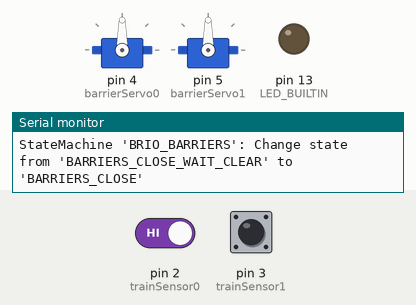
A sketch run on a simulated Arduino Uno, built with avr-gcc and run on an emulated ATmega328P. Parts: 2 × servo, output pins drawn as LEDs (lit = HIGH), the last lines printed to the serial monitor. The test bench sets the inputs (shaded band); at power-on: pin 2 (trainSensor0) HIGH, pin 3 (trainSensor1) HIGH.

Above: at 1.8 s.
1.9 s: pin 2 (trainSensor0) driven LOW
At 3.1 s:
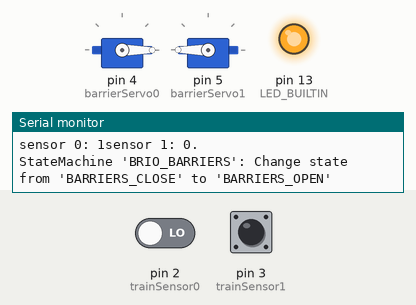
3.4 s: pin 2 (trainSensor0) driven HIGH
4.9 s: pin 3 (trainSensor1) driven LOW
At 6.1 s:
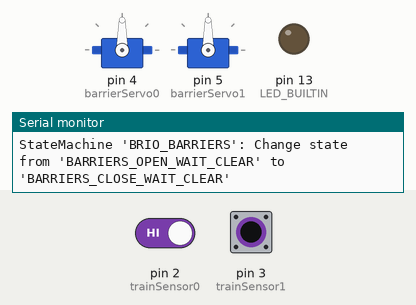
6.4 s: pin 3 (trainSensor1) pulsed HIGH 2 times (0.12 s each, 0.3 s apart)
At 8.3 s:
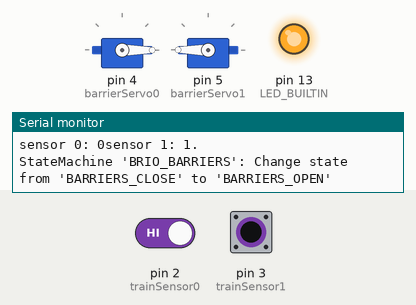
10.0 s: pin 3 (trainSensor1) driven HIGH
Timing chart, 0 to 13.0 s (numbered marks = the images above; inputs shaded):
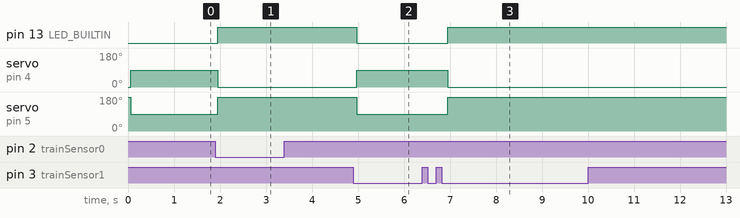

Measured:
- after the input at 1.9 s, pin 13 (LED_BUILTIN): LOW → HIGH after 0.05 s; servo on pin 4 (barrierServo0): 90° → 0° after 0.05 s; servo on pin 5 (barrierServo1): 90° → 180° after 0.05 s
- after the input at 4.9 s, pin 13 (LED_BUILTIN): HIGH → LOW after 0.07 s; servo on pin 4 (barrierServo0): 0° → 90° after 0.07 s; servo on pin 5 (barrierServo1): 180° → 90° after 0.07 s
- after the input at 6.4 s, pin 13 (LED_BUILTIN): LOW → HIGH after 0.56 s; servo on pin 4 (barrierServo0): 90° → 0° after 0.56 s; servo on pin 5 (barrierServo1): 90° → 180° after 0.56 s

The sketch:

brio_barriers.ino
```cpp
#include "DigitalInput.hpp"
#include "SweepingServo.hpp"
#include "OnboardLED.hpp"
#include "StateMachine.hpp"

DigitalInput trainSensor0;
DigitalInput trainSensor1;

SweepingServo barrierServo0;
SweepingServo barrierServo1;

OnboardLED onBoardLED;
StateMachine barriersStateMachine = StateMachine("BRIO_BARRIERS");

void enterBarriersOpen() {
    onBoardLED.onDirectWrite();

    barrierServo0.set_to_min_position();
    barrierServo1.set_to_max_position();
}

void enterBarriersOpenWaitClear() {
    enterBarriersOpen();
}

void enterBarriersClose() {
    onBoardLED.offDirectWrite();

    barrierServo0.set_to_center();
    barrierServo1.set_to_center();
}

void enterBarriersCloseWaitClear() {
    enterBarriersClose();
}

State STATE_BARRIERS_OPEN = State("BARRIERS_OPEN_WAIT_CLEAR", enterBarriersOpen);
State STATE_BARRIERS_OPEN_WAIT_CLEAR = State("BARRIERS_OPEN", enterBarriersOpenWaitClear);
State STATE_BARRIERS_CLOSE = State("BARRIERS_CLOSE", enterBarriersClose);
State STATE_BARRIERS_CLOSE_WAIT_CLEAR = State("BARRIERS_CLOSE_WAIT_CLEAR", enterBarriersCloseWaitClear);

void setup() {
    Serial.begin(9600);

    trainSensor0.attach(2);
    trainSensor0.setInverted(true);
    trainSensor0.setMinumumHoldAfterChangeMillis(500);
    trainSensor1.attach(3);
    trainSensor1.setInverted(true);
    trainSensor1.setMinumumHoldAfterChangeMillis(500);

    barrierServo0.attach(4);
    barrierServo0.trim(0, 90, 180);
    barrierServo0.set_to_min_position();

    barrierServo1.attach(5);
    barrierServo1.trim(0, 90, 180);
    barrierServo1.set_to_max_position();

    onBoardLED.init();

    barriersStateMachine.init(STATE_BARRIERS_OPEN);
}

void readAllInputs() {
    trainSensor0.read();
    trainSensor1.read();

    if (trainSensor0.isValueChanged() || trainSensor1.isValueChanged()) {
        Serial.print("sensor 0: ");
        Serial.print(trainSensor0.isOn());
        Serial.print("sensor 1: ");
        Serial.print(trainSensor1.isOn());
        Serial.println(".");
    }
}

void updateAll() {
    barrierServo0.update();
    barrierServo1.update();
}

void loop() {
    readAllInputs();
    barriersStateMachine.update();


    if (barriersStateMachine.isCurrentState(STATE_BARRIERS_OPEN)) {
        if (trainSensor0.isOn() || trainSensor1.isOn()) {
            barriersStateMachine.transitionTo(STATE_BARRIERS_CLOSE_WAIT_CLEAR);
        }
    } else if (barriersStateMachine.isCurrentState(STATE_BARRIERS_CLOSE_WAIT_CLEAR)) {
        if (trainSensor0.isOff() && trainSensor1.isOff()) {
            barriersStateMachine.transitionTo(STATE_BARRIERS_CLOSE);
        }
    } else if (barriersStateMachine.isCurrentState(STATE_BARRIERS_CLOSE)) {
        if (trainSensor0.isOn() || trainSensor1.isOn()) {
            barriersStateMachine.transitionTo(STATE_BARRIERS_OPEN_WAIT_CLEAR);
        }
    } else if (barriersStateMachine.isCurrentState(STATE_BARRIERS_OPEN_WAIT_CLEAR)) {
        if (trainSensor0.isOff() && trainSensor1.isOff()) {
            barriersStateMachine.transitionTo(STATE_BARRIERS_OPEN);
        }
    } else {
        Serial.println("Unknown state.");
    }

    updateAll();

    delay(10);
}
```

DigitalInput.hpp
```cpp
#pragma once

class DigitalInput {

  private: // members:
    int m_pin_number = -1;
    int m_last_value = false;
    int m_value = false;
    bool m_is_inverted = false;
    unsigned long m_millis_changed = 0;
    unsigned long m_minimum_hold_after_change_millis = 0;


  public: // destructor
    virtual ~DigitalInput() {}

  public: // functions

    void attach(int pin_number) {
      pinMode(pin_number, INPUT);
      this->m_pin_number = pin_number;
    }

    bool is_attached() {
      if ( this->m_pin_number == -1 ) {
        return false;
      } else {
        return true;
      }
    }

    bool isMinimumHoldAfterChangeMillisSet() {
      return this->m_minimum_hold_after_change_millis > 0;
    }

    /**
      Set minimum hold time after a value change in milli seconds.
      Useful to debounce inputs.
    */
    void setMinumumHoldAfterChangeMillis(unsigned long minimum_hold) {
      this->m_minimum_hold_after_change_millis = minimum_hold;
    }

    unsigned long getChangedSinceMillis() {
      return millis() - this->m_millis_changed;
    }

    bool read() {
      if (this->is_attached()) {
        this->m_last_value = this->m_value;
        if (this->isMinimumHoldAfterChangeMillisSet()) {
          if (this->getChangedSinceMillis() >= this->m_minimum_hold_after_change_millis) {
            this->m_value = digitalRead(this->m_pin_number);
          }
        } else {
          this->m_value = digitalRead(this->m_pin_number);
        }
      } else {
        this->m_last_value = false;
        this->m_value = false;
      }

      if (this->isValueChanged()) {
        this->m_millis_changed = millis();
      }

      return m_value;
    }

    int getPinNumber() {
      return this->m_pin_number;
    }

    bool getValue() {
        return this->m_value;
    }

    bool isOn() {
      if (this->isInverted()) {
        return !this->getValue();
      } else {
        return this->getValue();
      }
    }

    bool isOff() {
      if (this->isInverted()) {
        return this->getValue();
      } else {
        return !this->getValue();
      }
    }

    bool isInverted() {
      return this->m_is_inverted;
    }

    bool isValueChanged() {
      return this->m_value != this->m_last_value;
    }

    void setInverted(bool isInverted) {
      this->setIsInverted(isInverted);
    }

    void setIsInverted(bool isInverted) {
      this->m_is_inverted = isInverted;
    }
};
```

OnboardLED.hpp
```cpp
/*
 Simplified access to set the onboard LED.
 */

#pragma once

class OnboardLED {

    public: // functions

        void init() {
            // initialize digital pin LED_BUILTIN as an output.
            pinMode(LED_BUILTIN, OUTPUT);
        }

        void onDirectWrite() {
            this->setDirectWrite(true);
        }

        void offDirectWrite() {
            this->setDirectWrite(false);
        }

        void setDirectWrite(bool ledValue) {
            if (ledValue) {
                digitalWrite(LED_BUILTIN, HIGH);   // turn the LED on (HIGH is the voltage level)
            } else {
                digitalWrite(LED_BUILTIN, LOW);    // turn the LED off by making the voltage LOW
            }
        }
};
```

StateMachine.hpp
```cpp
#pragma once

typedef void (*fsmCallback)();

void not_initialized_state() {

}

class State {

    private: // members
        String m_state_name = "";
        fsmCallback m_enter_function;

    public: // constructors
        State(String stateName, fsmCallback enterFunction) {
            this->m_state_name = stateName;
            this->m_enter_function = enterFunction;
        }

    public: // Operators
        friend bool operator==( const State& s1, const State& s2 ) {
            return s1.m_enter_function == s2.m_enter_function;
        }

    public: // functions
        void runEnterFunction() {
            (this->m_enter_function)();
        }

        String getStateName() {
            return this->m_state_name;
        }
};

class StateMachine {

    private: // members
        String m_state_machine_name = "";

        State m_previous_state = State("NOT_INITIALIZED_STATE", not_initialized_state) ;
        State m_current_state = State("NOT_INITIALIZED_STATE", not_initialized_state) ;
        State m_next_state = State("NOT_INITIALIZED_STATE", not_initialized_state) ;

        bool m_is_serial_debugging_enabled = false;

        int m_updateCounter = 0;

    public: // constructors
        StateMachine(String stateMachineName) {
            this->m_state_machine_name = stateMachineName;
        }

    public: // functions

        void enableDebugOutput() {
            this->m_is_serial_debugging_enabled = true;
        }

        String getStateMachineName() {
            return this->m_state_machine_name;
        }

        bool isDebugOutputEnabled() {
            return this->m_is_serial_debugging_enabled;
        }

        void init(State initState) {
            this->m_current_state = initState;
            this->m_next_state = initState;
        }

        bool isCurrentState(State askedState) {
            return this->m_current_state == askedState;
        }

        void transitionTo(State nextState) {
            this->m_next_state = nextState;
        }

        void update() {
            this->m_updateCounter += 1;
            if (this->m_updateCounter % 1000 == 0) {
                Serial.print(this->getStateMachineName());
                Serial.print("': ");
                Serial.print("Current state '");
                Serial.print(this->m_current_state.getStateName());
                Serial.println("'");
            }

            if (this->m_current_state == this->m_next_state) {
                return;
            }

            if (this-isDebugOutputEnabled()) {
                Serial.print("StateMachine '");
                Serial.print(this->getStateMachineName());
                Serial.print("': ");
                Serial.print("Change state from '");
                Serial.print(this->m_current_state.getStateName());
                Serial.print("' to '");
                Serial.print(this->m_next_state.getStateName());
                Serial.println("'");
            }

            this->m_previous_state = this->m_current_state;
            this->m_current_state = this->m_next_state;
            this->m_next_state = this->m_next_state;

            this->m_current_state.runEnterFunction();
        }
};
```

SweepingServo.hpp
```cpp
#include <Servo.h>

#pragma once

class SweepingServo {
  private: // contstants:
    const int TOGGLE_STATUS_IDLE = 0;
    const int TOGGLE_STATUS_POS1 = 1;
    const int TOGGLE_STATUS_POS2 = 2;

  private: // members
    Servo m_servo;
    int m_pin_number = -1;

    int m_current_position = 90;
    int m_target_position = 90;
    int m_position_step = 2;

    int m_max_position = 170; // not all servos support 180 degrees angle
    int m_min_position = 10; // not all servos support 0 degrees angle
    int m_center_psoition = 90;

    int m_toggle_position_1 = -1;
    int m_toggle_position_2 = -1;
    int m_toggle_step = TOGGLE_STATUS_IDLE;

  public: // functions
    void attach(const int pin_number) {
      this->m_servo.attach(pin_number);
      this->m_pin_number = pin_number;
    }

    int getPinNumber() {
      return this->m_pin_number;
    }

    /*
      Set servo to center position.
    */
    void set_to_center() {
      this->write(this->m_center_psoition);
    }

    void set_to_min_position() {
      this->write(this->m_min_position);
    }

    void set_to_max_position() {
      this->write(this->m_max_position);
    }

    void write(int new_position_degrees) {
      this->m_target_position = new_position_degrees;
    }

    int read() {
      return this->m_current_position;
    }

    void toggle_between_min_and_max_position() {
      if (this->is_at_max_position()) {
        this->set_to_min_position();
      } else {
        this->set_to_max_position();
      }
    }

    bool is_position_reached() {
      if (this->m_current_position == this->m_target_position) {
        return true;
      } else {
        return false;
      }
    }

    bool is_at_max_position() {
      return this->m_current_position == this->m_max_position;
    }

    bool is_at_min_position() {
      return this->m_current_position == this->m_min_position;
    }

    bool trim(int min_position, int center_position, int max_position) {
      this->m_max_position = max_position;
      this->m_min_position = min_position;
      this->m_max_position = max_position;
      return true;
    }

    void update() {
      if (this->is_position_reached()) {
        return;
      }

      this->m_servo.write(this->m_target_position);
      this->m_current_position = this->m_target_position;
    }
};
```
